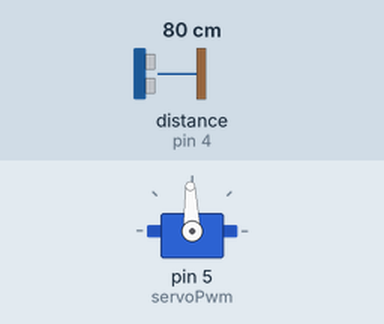
Recording of a sketch running on a simulated Arduino Uno, built with avr-gcc and run on an emulated ATmega328P. Shown: servo. Wiring (inferred from the names in the program): ultrasonic range finder: trigger pin 7; echo pin 4. The inputs (shaded band) are chosen by the test bench; at power-on: distance to the obstacle (sensor on pin 4) 80 cm. The echo pulse lasts 58.3 µs per cm; what the sketch prints to the serial monitor is not drawn.

Above: at 1.2 s.
1.3 s: distance to the obstacle (sensor on pin 4) set to 2 cm
At 2.2 s:
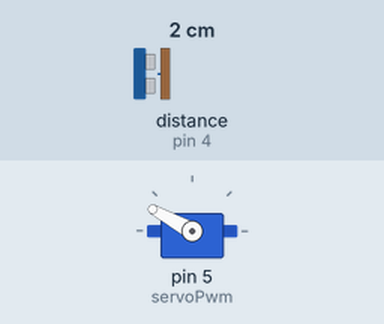
4.3 s: distance to the obstacle (sensor on pin 4) set to 250 cm
At 6.67 s:
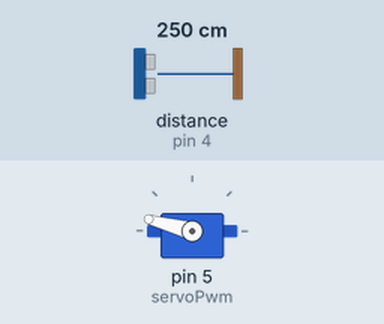
7.3 s: distance to the obstacle (sensor on pin 4) set to 60 cm
At 8.4 s:
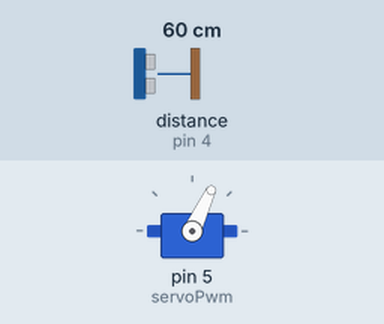
10.3 s: distance to the obstacle (sensor on pin 4) set to 120 cm
13.3 s: distance to the obstacle (sensor on pin 4) set to 4 cm
Timing chart, 0 to 17.3 s (numbered marks = the images above; inputs shaded):
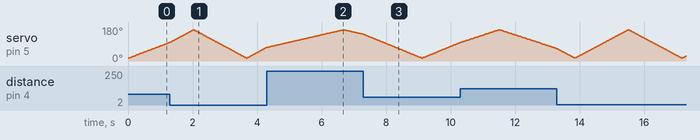

The sketch:

radarArduino.ino
```cpp
// Includes the Servo library
#include <Servo.h>
// Defines Tirg and Echo pins of the Ultrasonic Sensor
const int trigPin = 7;
const int echoPin = 4;
const int servoPwm = 5;
// Variables for the duration and the distance
long duration;
int distance;
Servo myServo; // Creates a servo object for controlling the servo motor
void setup() {
  pinMode(trigPin, OUTPUT); // Sets the trigPin as an Output
  pinMode(echoPin, INPUT); // Sets the echoPin as an Input
  Serial.begin(9600);
  myServo.attach(servoPwm); // Defines on which pin is the servo motor attached
}
void loop() {
  // rotates the servo motor from 15 to 165 degrees
  for (int i = 15; i <= 165; i++) {
    myServo.write(i);
    delay(10);
    distance = calculateDistance();// Calls a function for calculating the distance measured by the Ultrasonic sensor for each degree

    Serial.print(i); // Sends the current degree into the Serial Port
    Serial.print(","); // Sends addition character right next to the previous value needed later in the Processing IDE for indexing
    Serial.print(distance); // Sends the distance value into the Serial Port
    Serial.print("."); // Sends addition character right next to the previous value needed later in the Processing IDE for indexing
  }
  // Repeats the previous lines from 165 to 15 degrees
  for (int i = 165; i > 15; i--) {
    myServo.write(i);
    delay(10);
    distance = calculateDistance();
    Serial.print(i);
    Serial.print(",");
    Serial.print(distance);
    Serial.print(".");
  }
}
// Function for calculating the distance measured by the Ultrasonic sensor
int calculateDistance() {

  digitalWrite(trigPin, LOW);
  delayMicroseconds(2);
  // Sets the trigPin on HIGH state for 10 micro seconds
  digitalWrite(trigPin, HIGH);
  delayMicroseconds(10);
  digitalWrite(trigPin, LOW);
  duration = pulseIn(echoPin, HIGH); // Reads the echoPin, returns the sound wave travel time in microseconds
  distance = duration * 0.034 / 2;
  return distance;
}
```
